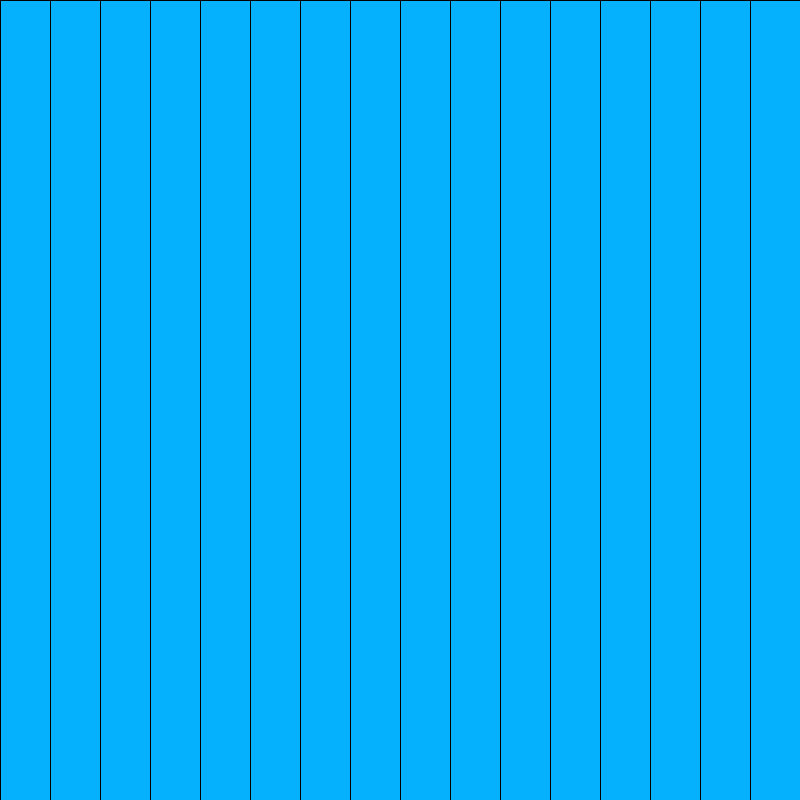
Frame 1 (no input)
Frame 60 (the mouse pressed at the canvas centre just before this capture): identical to frame 1, image omitted
Frame 120 (the mouse held since frame 60 and released just before this capture): identical to frame 1, image omitted

The Processing sketch that drew this single still picture (run headless with seeded random() and noise(); from frame 60 on, the mouse is pressed at the canvas centre):

// Processing sketch: colorBars
// ── colorBars.pde
int barWidth=50;
void setup(){
  size(800,800);
  frameRate(200);
}

void draw(){
for(int x=0; x<=width;x+=barWidth){
 if(mouseX> x && mouseX< x+barWidth){
  fill(random(255),random(255),random(255)); 
 }
 else{
 fill(5,176,252);
 }
 rect(x,0,barWidth,height);
}
} 
